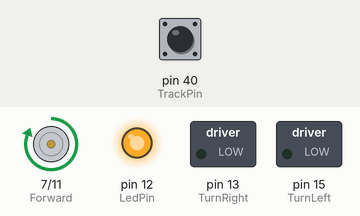
Simulated run of this program. Board: Raspberry Pi (header pin numbers). Parts: motor-driver pin pairs drawn as motors (green arrow = first pin HIGH = forward, orange = second pin HIGH = backward, longer = more drive), switched loads named in the program (green lamp = pin HIGH), output pins drawn as LEDs (lit = HIGH). The inputs (shaded band) are chosen by the test bench; at power-on: pin 40 (TrackPin) HIGH. What the program prints to the terminal is not drawn.

Above: at 1.2 s.
1.3 s: pin 40 (TrackPin) pulled LOW for 0.15 s
At 1.37 s:
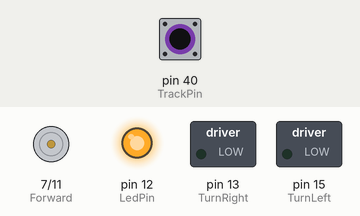
2.9 s: pin 40 (TrackPin) pulled LOW for 3.2 s
At 6.4 s:
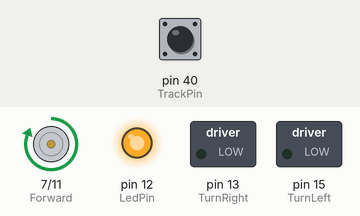
Timing chart, 0 to 7.9 s (numbered marks = the images above; inputs shaded):
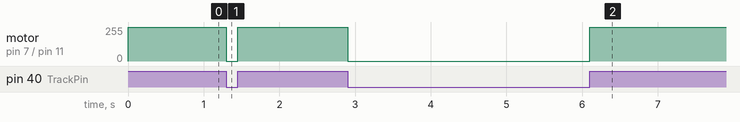

Measured:
- after the input at 1.3 s, motor on pin 7 (Forward) / pin 11 (Backward): forward 255/255 → stopped at once, → forward 255/255 0.15 s later
- after the input at 2.9 s, motor on pin 7 (Forward) / pin 11 (Backward): forward 255/255 → stopped at once, → forward 255/255 3.2 s later

The program:

LineTrackingWithMotors.py
```python
import RPi.GPIO as GPIO
import time

# Preparing for line tracking sensor
TrackPin = 40
LedPin = 12

# Preparing for Motor Controller
Forward = 7
Backward = 11

TurnRight = 13
TurnLeft = 15

def setup():
	# Setting up the GPIO Board
	GPIO.setmode(GPIO.BOARD)

	# Line Tracking Sensor
	GPIO.setup(LedPin, GPIO.OUT)
	GPIO.setup(TrackPin, GPIO.IN, pull_up_down=GPIO.PUD_UP)
	GPIO.output(LedPin, GPIO.HIGH)

	# Motor
	GPIO.setup(Forward, GPIO.OUT)
	GPIO.setup(Backward, GPIO.OUT)
	GPIO.setup(TurnRight, GPIO.OUT)
	GPIO.setup(TurnLeft, GPIO.OUT)

def loop():

	# Infinate Loop
	while True:
		if GPIO.input(TrackPin) == GPIO.LOW:
			print("[+] White")
			GPIO.output(LedPin, GPIO.HIGH)

			GPIO.output(Forward, False)
		else:
			print("[-] Black - Line found")
			GPIO.output(LedPin, GPIO.HIGH)

			# Going forward
			GPIO.output(Forward, True)

def destroy():
	GPIO.output(LedPin, GPIO.HIGH)
	GPIO.cleanup()

if __name__ == '__main__':
	setup()

	try:
		loop()

	except KeyboardInterrupt:
		destroy()
```
